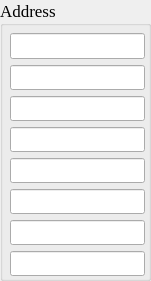
  <widget class="QGroupBox" name="groupBox_5">
   <property name="geometry">
    <rect>
     <x>770</x>
     <y>190</y>
     <width>151</width>
     <height>281</height>
    </rect>
   </property>
   <property name="font">
    <font>
     <family>Times New Roman</family>
     <pointsize>13</pointsize>
    </font>
   </property>
   <property name="title">
    <string>Address</string>
   </property>
   <widget class="QWidget" name="layoutWidget_5">
    <property name="geometry">
     <rect>
      <x>10</x>
      <y>30</y>
      <width>135</width>
      <height>246</height>
     </rect>
    </property>
    <property name="font">
     <font>
      <family>Times New Roman</family>
      <pointsize>13</pointsize>
     </font>
    </property>
    <layout class="QGridLayout" name="gridLayout_17">
     <property name="topMargin">
      <number>3</number>
     </property>
     <property name="horizontalSpacing">
      <number>15</number>
     </property>
     <item row="0" column="0">
      <widget class="QLineEdit" name="address_11">
       <property name="font">
        <font>
         <family>Times New Roman</family>
         <pointsize>13</pointsize>
        </font>
       </property>
      </widget>
     </item>
     <item row="1" column="0">
      <widget class="QLineEdit" name="address_12">
       <property name="font">
        <font>
         <family>Times New Roman</family>
         <pointsize>13</pointsize>
        </font>
       </property>
      </widget>
     </item>
     <item row="2" column="0">
      <widget class="QLineEdit" name="address_13">
       <property name="font">
        <font>
         <family>Times New Roman</family>
         <pointsize>13</pointsize>
        </font>
       </property>
      </widget>
     </item>
     <item row="3" column="0">
      <widget class="QLineEdit" name="address_14">
       <property name="font">
        <font>
         <family>Times New Roman</family>
         <pointsize>13</pointsize>
        </font>
       </property>
      </widget>
     </item>
     <item row="4" column="0">
      <widget class="QLineEdit" name="address_15">
       <property name="font">
        <font>
         <family>Times New Roman</family>
         <pointsize>13</pointsize>
        </font>
       </property>
      </widget>
     </item>
     <item row="5" column="0">
      <widget class="QLineEdit" name="address_16">
       <property name="font">
        <font>
         <family>Times New Roman</family>
         <pointsize>13</pointsize>
        </font>
       </property>
      </widget>
     </item>
     <item row="6" column="0">
      <widget class="QLineEdit" name="address_17">
       <property name="font">
        <font>
         <family>Times New Roman</family>
         <pointsize>13</pointsize>
        </font>
       </property>
      </widget>
     </item>
     <item row="7" column="0">
      <widget class="QLineEdit" name="address_18">
       <property name="font">
        <font>
         <family>Times New Roman</family>
         <pointsize>13</pointsize>
        </font>
       </property>
      </widget>
     </item>
    </layout>
   </widget>
  </widget>
